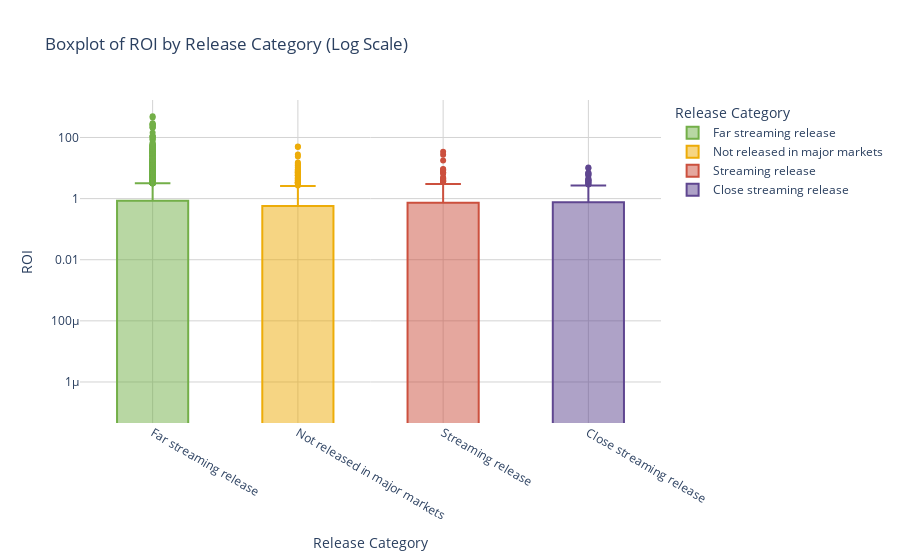

The cell this chart's notebook holds for it:
### Code cell
filtered_data = movie[movie['is_within_scope']]

fig = px.box(filtered_data, x='release_category', y='roi', 
             title='Boxplot of ROI by Release Category (Log Scale)',
             labels={'roi': 'ROI', 'release_category': 'Release Category'},
             log_y=True,
             color='release_category',
             color_discrete_map= {
                'Streaming release': 'rgba(204, 80, 62, 1)',
                'Not released in major markets': 'rgba(237, 172, 8, 1)',
                'Far streaming release': 'rgba(115, 175, 72, 1)',
                'Close streaming release': 'rgba(95, 70, 144, 1)'
             }
             )

fig.update_layout(
    plot_bgcolor='white',
    paper_bgcolor='white',
    yaxis=dict(gridcolor='lightgray', zerolinecolor='lightgray'),
    xaxis=dict(gridcolor='lightgray', zerolinecolor='lightgray'),
    font=dict(size=12),
    legend_title_text='Release Category',
    
)

fig.show()

### Figure 1 — Plotly figure (JSON) as saved in the notebook; plotly's stock layout.template omitted (floating-point values rounded to 4 significant figures; data arrays with more than 128 entries replaced by an {"elided": "..."} marker saying what was removed)
{"data": [{"alignmentgroup": "True", "hovertemplate": "Release Category=%{x}<br>ROI=%{y}<extra></extra>", "legendgroup": "Far streaming release", "marker": {"color": "rgba(115, 175, 72, 1)"}, "name": "Far streaming release", "notched": false, "offsetgroup": "Far streaming release", "orientation": "v", "showlegend": true, "type": "box", "x": {"elided": "6500 str values"}, "x0": " ", "xaxis": "x", "y": {"elided": "6500 float values"}, "y0": " ", "yaxis": "y"}, {"alignmentgroup": "True", "hovertemplate": "Release Category=%{x}<br>ROI=%{y}<extra></extra>", "legendgroup": "Not released in major markets", "marker": {"color": "rgba(237, 172, 8, 1)"}, "name": "Not released in major markets", "notched": false, "offsetgroup": "Not released in major markets", "orientation": "v", "showlegend": true, "type": "box", "x": {"elided": "534 str values"}, "x0": " ", "xaxis": "x", "y": {"elided": "534 float values"}, "y0": " ", "yaxis": "y"}, {"alignmentgroup": "True", "hovertemplate": "Release Category=%{x}<br>ROI=%{y}<extra></extra>", "legendgroup": "Streaming release", "marker": {"color": "rgba(204, 80, 62, 1)"}, "name": "Streaming release", "notched": false, "offsetgroup": "Streaming release", "orientation": "v", "showlegend": true, "type": "box", "x": {"elided": "203 str values"}, "x0": " ", "xaxis": "x", "y": {"elided": "203 float values"}, "y0": " ", "yaxis": "y"}, {"alignmentgroup": "True", "hovertemplate": "Release Category=%{x}<br>ROI=%{y}<extra></extra>", "legendgroup": "Close streaming release", "marker": {"color": "rgba(95, 70, 144, 1)"}, "name": "Close streaming release", "notched": false, "offsetgroup": "Close streaming release", "orientation": "v", "showlegend": true, "type": "box", "x": {"elided": "240 str values"}, "x0": " ", "xaxis": "x", "y": {"elided": "240 float values"}, "y0": " ", "yaxis": "y"}], "layout": {"boxmode": "overlay", "font": {"size": 12}, "legend": {"title": {"text": "Release Category"}, "tracegroupgap": 0}, "paper_bgcolor": "white", "plot_bgcolor": "white", "title": {"text": "Boxplot of ROI by Release Category (Log Scale)"}, "xaxis": {"anchor": "y", "categoryarray": ["Far streaming release", "Not released in major markets", "Streaming release", "Close streaming release"], "categoryorder": "array", "domain": [0, 1], "gridcolor": "lightgray", "title": {"text": "Release Category"}, "zerolinecolor": "lightgray"}, "yaxis": {"anchor": "x", "domain": [0, 1], "gridcolor": "lightgray", "title": {"text": "ROI"}, "type": "log", "zerolinecolor": "lightgray"}}}
